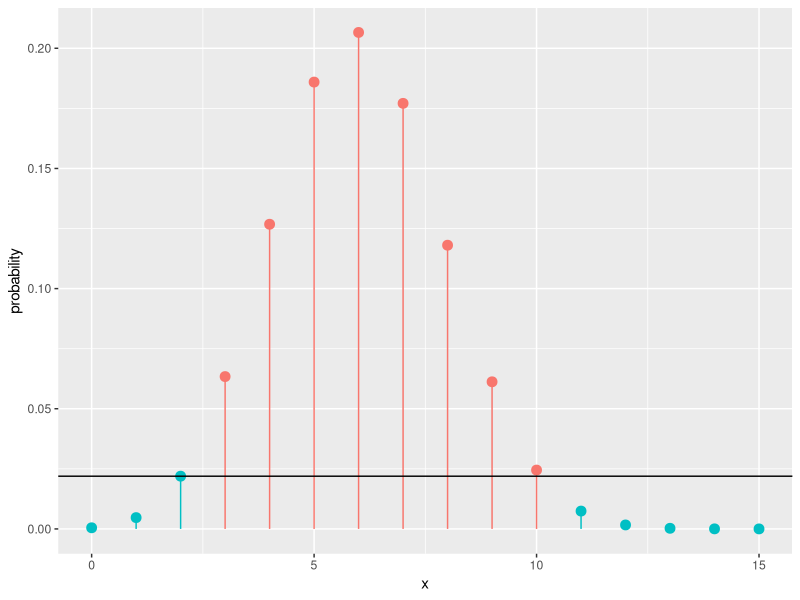

This chart was generated by the following R code:
pdf(file = "04-r-pvalue1.pdf", width = 5.83, height = 4.13)

library(tidyverse)

t <- 4 / 10               # 当たる確率
n <- 15                   # くじを引いた回数
x <- 0:n                  # 当たった回数
my_pr  <- dbinom(x, n, t) # x回当たる確率
my_pr2 <- dbinom(2, n, t) # 2回当たる確率

my_data <- data.frame(x = x) %>%
  mutate(probability = my_pr) %>%
  mutate(color = my_pr <= my_pr2) # 当たる確率が，2回当たる確率以下

my_data %>% ggplot(aes(x = x, y = probability, color = color)) +
  geom_point(size = 3) +
  geom_linerange(aes(ymin = 0, ymax = probability), ) + # 垂直線
  geom_hline(yintercept = my_pr2) +                     # 水平線
  theme(legend.position = "none")
